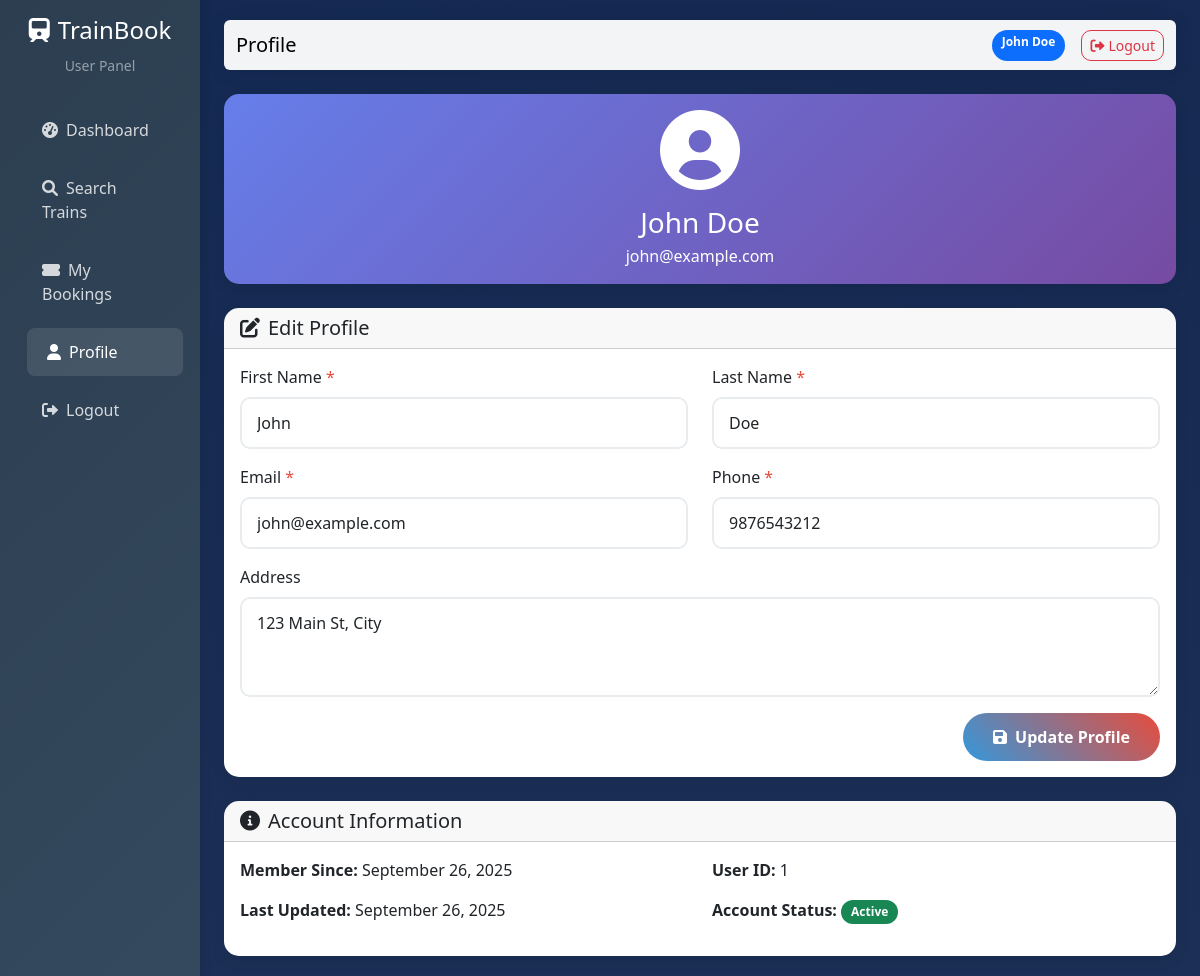
Screenshot of /user/profile.php (signed in) with the database file from the repository.
### tables this page shows
CREATE TABLE users (
    id INT AUTO_INCREMENT PRIMARY KEY,
    first_name VARCHAR(50) NOT NULL,
    last_name VARCHAR(50) NOT NULL,
    email VARCHAR(100) UNIQUE NOT NULL,
    password VARCHAR(255) NOT NULL,
    phone VARCHAR(15) NOT NULL,
    address TEXT,
    created_at TIMESTAMP DEFAULT CURRENT_TIMESTAMP,
    updated_at TIMESTAMP DEFAULT CURRENT_TIMESTAMP ON UPDATE CURRENT_TIMESTAMP
);

### user/profile.php (the view, shortened to what this page needs)
<?php
$user_id = $_SESSION['user_id'];
$user_name = $_SESSION['user_name'];
try {
    $db = getDB();
    $stmt = $db->prepare("SELECT * FROM users WHERE id = ?");
    $stmt->execute([$user_id]);
    $user = $stmt->fetch();
} catch (Exception $e) {
    error_log("Get user error: " . $e->getMessage());
    redirectWithMessage('dashboard.php', 'Error loading profile.', 'error');
}
?>
<!DOCTYPE html>
<html lang="en">
<head>
    <link href="https://cdnjs.cloudflare.com/ajax/libs/font-awesome/6.0.0/css/all.min.css" rel="stylesheet">
    <link href="https://cdnjs.cloudflare.com/ajax/libs/bootstrap/5.3.0/css/bootstrap.min.css" rel="stylesheet">
    <link href="../assets/css/theme.css" rel="stylesheet">
</head>
<body>
    <div class="container-fluid">
        <div class="row">
            <nav class="col-md-3 col-lg-2 d-md-block sidebar">
                <div class="position-sticky pt-3">
                    <div class="text-center mb-4">
                        <h4 class="text-white"><i class="fas fa-train me-2"></i>TrainBook</h4>
                        <small class="text-white-50">User Panel</small>
                    </div>
                    <ul class="nav flex-column">
                        <li class="nav-item">
                            <a class="nav-link" href="dashboard.php">
                                <i class="fas fa-tachometer-alt me-2"></i>Dashboard
                            </a>
                        </li>
                        <li class="nav-item">
                            <a class="nav-link" href="search_trains.php">
                                <i class="fas fa-search me-2"></i>Search Trains
                            </a>
                        </li>
                        <li class="nav-item">
                            <a class="nav-link" href="my_bookings.php">
                                <i class="fas fa-ticket-alt me-2"></i>My Bookings
                            </a>
                        </li>
                        <li class="nav-item">
                            <a class="nav-link active" href="profile.php">
                                <i class="fas fa-user me-2"></i>Profile
                            </a>
                        </li>
                        <li class="nav-item">
                            <a class="nav-link" href="../auth/logout.php">
                                <i class="fas fa-sign-out-alt me-2"></i>Logout
                            </a>
                        </li>
                    </ul>
                </div>
            </nav>
            <main class="col-md-9 ms-sm-auto col-lg-10 px-md-4 main-content">
                <nav class="navbar navbar-expand-lg navbar-light bg-white mb-4 rounded">
                    <div class="container-fluid">
                        <span class="navbar-brand mb-0 h1">Profile</span>
                        <div class="d-flex">
                            <span class="badge bg-primary me-3"><?php echo htmlspecialchars($user_name); ?></span>
                            <a href="../auth/logout.php" class="btn btn-outline-danger btn-sm">
                                <i class="fas fa-sign-out-alt me-1"></i>Logout
                            </a>
                        </div>
                    </div>
                </nav>
                <div class="card profile-header mb-4">
                    <div class="card-body text-center">
                        <div class="mb-3">
                            <i class="fas fa-user-circle fa-5x"></i>
                        </div>
                        <h3 class="mb-1"><?php echo htmlspecialchars($user['first_name'] . ' ' . $user['last_name']); ?></h3>
                        <p class="mb-0"><?php echo htmlspecialchars($user['email']); ?></p>
                    </div>
                </div>
                <div class="card">
                    <div class="card-header">
                        <h5 class="mb-0"><i class="fas fa-edit me-2"></i>Edit Profile</h5>
                    </div>
                    <div class="card-body">
                        <form method="POST" action="profile.php">
                            <div class="row">
                                <div class="col-md-6 mb-3">
                                    <label for="first_name" class="form-label">First Name <span class="required">*</span></label>
                                    <input type="text" class="form-control" id="first_name" name="first_name"
                                           value="<?php echo htmlspecialchars($user['first_name']); ?>" required>
                                </div>
                                <div class="col-md-6 mb-3">
                                    <label for="last_name" class="form-label">Last Name <span class="required">*</span></label>
                                    <input type="text" class="form-control" id="last_name" name="last_name"
                                           value="<?php echo htmlspecialchars($user['last_name']); ?>" required>
                                </div>
                            </div>
                            <div class="row">
                                <div class="col-md-6 mb-3">
                                    <label for="email" class="form-label">Email <span class="required">*</span></label>
                                    <input type="email" class="form-control" id="email" name="email"
                                           value="<?php echo htmlspecialchars($user['email']); ?>" required>
                                </div>
                                <div class="col-md-6 mb-3">
                                    <label for="phone" class="form-label">Phone <span class="required">*</span></label>
                                    <input type="tel" class="form-control" id="phone" name="phone"
                                           value="<?php echo htmlspecialchars($user['phone']); ?>" required>
                                </div>
                            </div>
                            <div class="row">
                                <div class="col-md-12 mb-3">
                                    <label for="address" class="form-label">Address</label>
                                    <textarea class="form-control" id="address" name="address" rows="3"><?php echo htmlspecialchars($user['address']); ?></textarea>
                                </div>
                            </div>
                            <div class="d-grid gap-2 d-md-flex justify-content-md-end">
                                <button type="submit" class="btn btn-custom">
                                    <i class="fas fa-save me-2"></i>Update Profile
                                </button>
                            </div>
                        </form>
                    </div>
                </div>
                <div class="card mt-4">
                    <div class="card-header">
                        <h5 class="mb-0"><i class="fas fa-info-circle me-2"></i>Account Information</h5>
                    </div>
                    <div class="card-body">
                        <div class="row">
                            <div class="col-md-6">
                                <p><strong>Member Since:</strong> <?php echo date('F j, Y', strtotime($user['created_at'])); ?></p>
                                <p><strong>Last Updated:</strong> <?php echo date('F j, Y', strtotime($user['updated_at'])); ?></p>
                            </div>
                            <div class="col-md-6">
                                <p><strong>User ID:</strong> <?php echo $user['id']; ?></p>
                                <p><strong>Account Status:</strong> <span class="badge bg-success">Active</span></p>
                            </div>
                        </div>
                    </div>
                </div>
            </main>
        </div>
    </div>
</body>
</html>

### assets/css/theme.css (style rules this page uses)
:root { --tb-bg: #0a1f49; --tb-bg-2: #0e1b3a; --tb-surface: #ffffff; --tb-primary: #4da3ff; --tb-secondary: #9b59b6; --tb-accent: #e74c3c; --tb-success: #27ae60; --tb-warning: #f39c12; --tb-muted: #6c757d; }
body { background: linear-gradient(180deg, rgba(10,31,73,0.95) 0%, rgba(10,31,73,0.92) 100%), radial-gradient(circle at 20% 10%, rgba(77,163,255,0.15), transparent 40%), radial-gradient(circle at 80% 20%, rgba(155,89,182,0.15), transparent 45%), #0a1f49; background-attachment: fixed; color: #222; }
.navbar, .navbar-custom { background: rgba(255,255,255,0.95) !important; backdrop-filter: blur(10px); box-shadow: 0 2px 20px rgba(0,0,0,0.08); }
.sidebar { background: linear-gradient(135deg, #0b1530 0%, #162a5a 100%); box-shadow: 2px 0 12px rgba(0,0,0,0.15); }
.sidebar .nav-link { color: rgba(255,255,255,0.85); }
.sidebar .nav-link:hover, .sidebar .nav-link.active { background: rgba(255,255,255,0.12); color: #fff; transform: translateX(4px); }
.card { border: none; border-radius: 16px; box-shadow: 0 10px 30px rgba(0,0,0,0.08); }
.btn, .btn-custom, .btn-primary, .btn-outline-primary { border-radius: 10px; }
.btn-primary, .btn-custom { background: linear-gradient(90deg, var(--tb-primary), var(--tb-secondary)); border: none; }
.badge { border-radius: 999px; padding: 6px 10px; font-weight: 600; }

### user/profile.php (style rules this page uses)
:root { --primary-color: #2c3e50; --secondary-color: #3498db; --accent-color: #e74c3c; --success-color: #27ae60; --warning-color: #f39c12; --light-bg: #ecf0f1; }
body { font-family: 'Segoe UI', Tahoma, Geneva, Verdana, sans-serif; background-color: var(--light-bg); }
.sidebar { background: linear-gradient(135deg, var(--primary-color) 0%, #34495e 100%); min-height: 100vh; box-shadow: 2px 0 10px rgba(0,0,0,0.1); }
.sidebar .nav-link { color: rgba(255,255,255,0.8); padding: 12px 20px; border-radius: 8px; margin: 5px 10px; transition: all 0.3s ease; }
.sidebar .nav-link:hover, .sidebar .nav-link.active { background: rgba(255,255,255,0.1); color: white; transform: translateX(5px); }
.main-content { padding: 20px; }
.card { border: none; border-radius: 15px; box-shadow: 0 5px 15px rgba(0,0,0,0.08); transition: transform 0.3s ease; }
.btn-custom { background: linear-gradient(45deg, var(--secondary-color), var(--accent-color)); border: none; padding: 12px 30px; border-radius: 25px; color: white; font-weight: 600; transition: all 0.3s ease; }
.form-control { border-radius: 10px; border: 2px solid #e9ecef; padding: 12px 15px; transition: all 0.3s ease; }
.required { color: var(--accent-color); }
.profile-header { background: linear-gradient(135deg, #667eea 0%, #764ba2 100%); color: white; }

### rows the page displays
users: first_name+last_name "John Doe", email "john@example.com", first_name "John", last_name "Doe", phone "9876543212", address "123 Main St, City", created_at "September 26, 2025", updated_at "September 26, 2025", id "1"

### other values shown
$user_name "John Doe"
